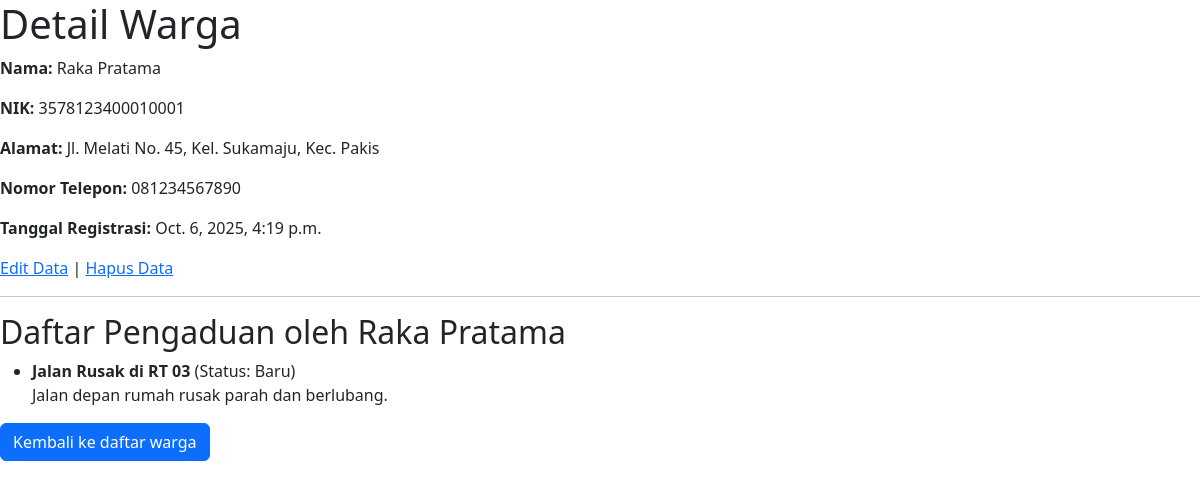
The page /warga/1/ on the database as committed earlier.
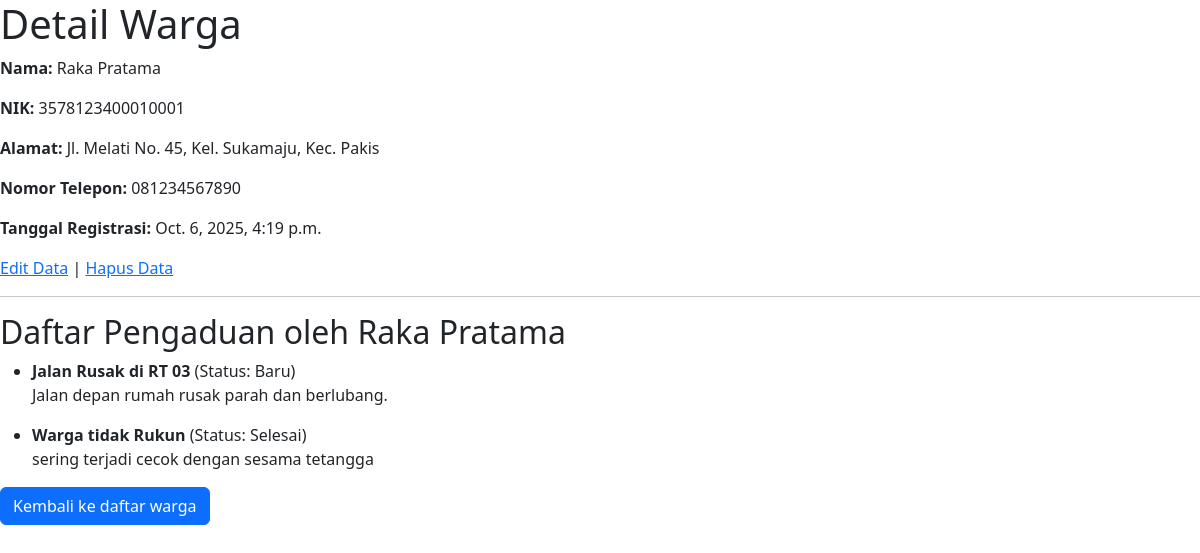
The same page on the database as committed later.
### warga/models.py (models this page shows, shortened)
class Pengaduan(models.Model):
    STATUS_CHOICES = [
        ('BARU', 'Baru'),
        ('DIPROSES', 'Diproses'),
        ('SELESAI', 'Selesai'),
    ]
    judul = models.CharField(max_length=200)
    deskripsi = models.TextField()
    status = models.CharField(max_length=10, choices=STATUS_CHOICES, default='BARU')
    tanggal_lapor = models.DateTimeField(auto_now_add=True)
    pelapor = models.ForeignKey(Warga, on_delete=models.CASCADE, related_name='pengaduan')

### warga/views.py (the view)
# urls.py: path('<int:pk>/', WargaDetailView.as_view(), name='warga-detail'),
class WargaDetailView(DetailView):
    model = Warga

### warga/templates/warga/warga_detail.html (shortened to what this page needs)
<!DOCTYPE html>
<html>
<head>
    <link href="https://cdn.jsdelivr.net/npm/bootstrap@5.3.3/dist/css/bootstrap.min.css" rel="stylesheet">
</head>
<body>
    <h1>Detail Warga</h1>
    <p><strong>Nama:</strong> {{ object.nama_lengkap }}</p>
    <p><strong>NIK:</strong> {{ object.nik }}</p>
    <p><strong>Alamat:</strong> {{ object.alamat }}</p>
    <p><strong>Nomor Telepon:</strong> {{ object.no_telepon }}</p>
    <p><strong>Tanggal Registrasi:</strong> {{ object.tanggal_registrasi }}</p>
    <a href="{% url 'warga-edit' object.pk %}">Edit Data</a> |
    <a href="{% url 'warga-hapus' object.pk %}">Hapus Data</a>
    <hr>
    <h2>Daftar Pengaduan oleh {{ object.nama_lengkap }}</h2>
    <ul>
        {% for aduan in object.pengaduan.all %}
            <li>
                <strong>{{ aduan.judul }}</strong> (Status: {{ aduan.get_status_display }})
                <p>{{ aduan.deskripsi }}</p>
            </li>
        {% empty %}
            <li>Warga ini belum pernah membuat pengaduan.</li>
        {% endfor %}
    </ul>
    <a class="btn btn-primary" href="{% url 'warga-list' %}">Kembali ke daftar warga</a>
</body>
</html>

Rows that differ between the two databases and show on the page:
added Pengaduan: judul "Warga tidak Rukun", status "Selesai", deskripsi "sering terjadi cecok dengan sesama tetangga"
